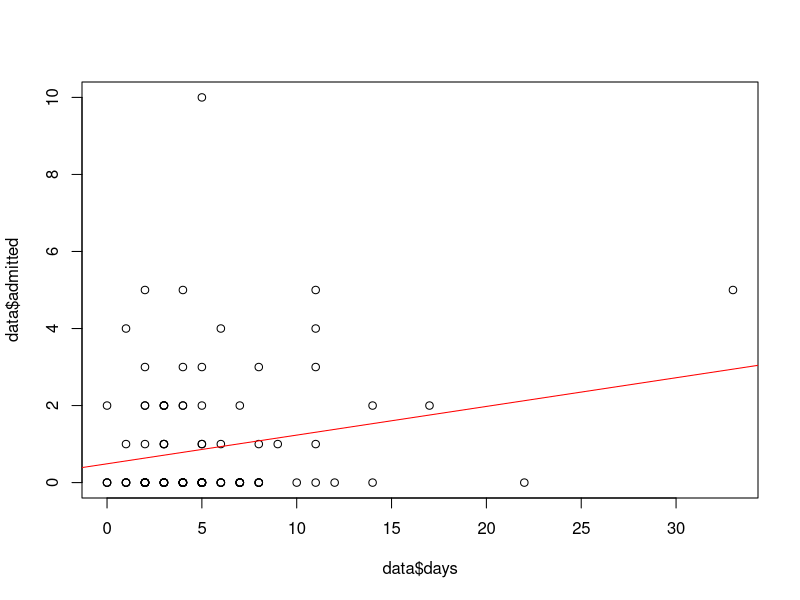
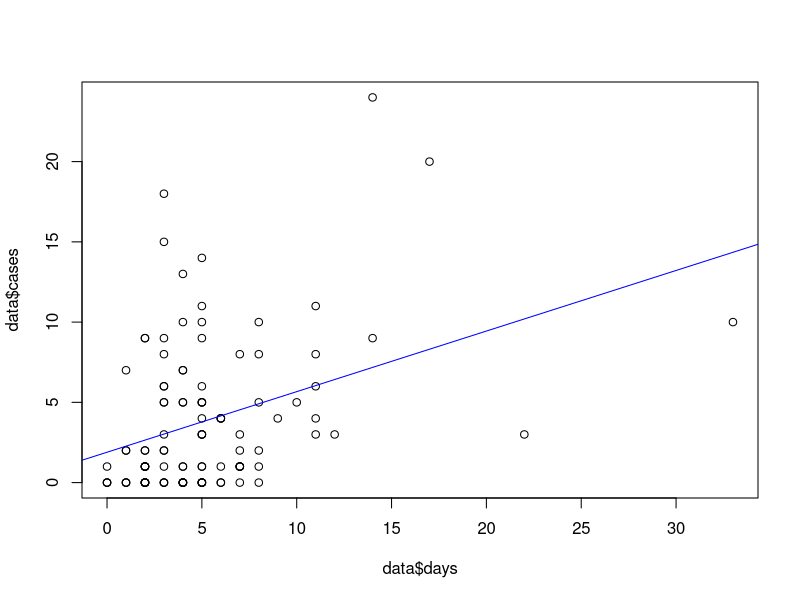
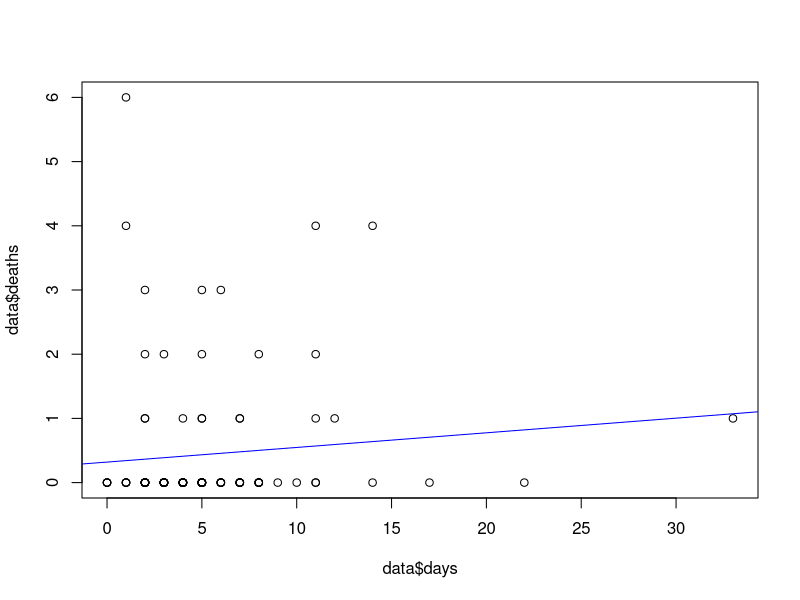
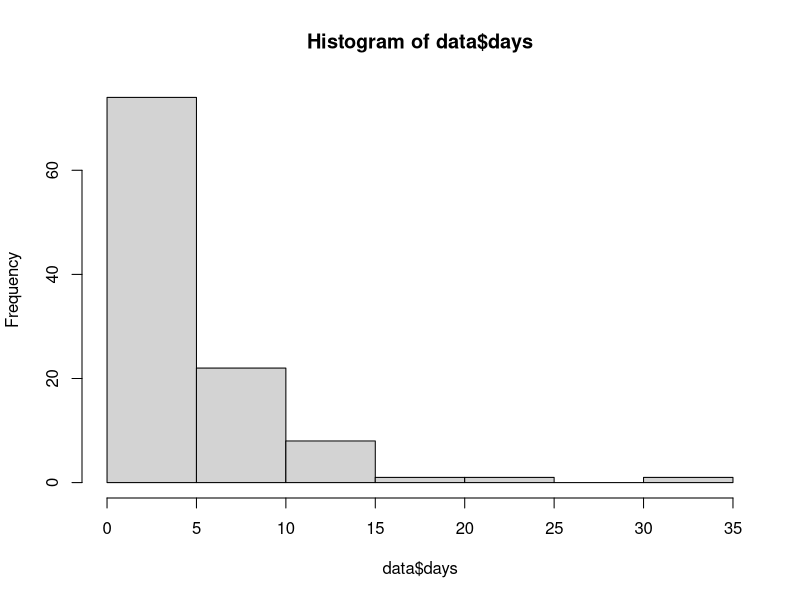
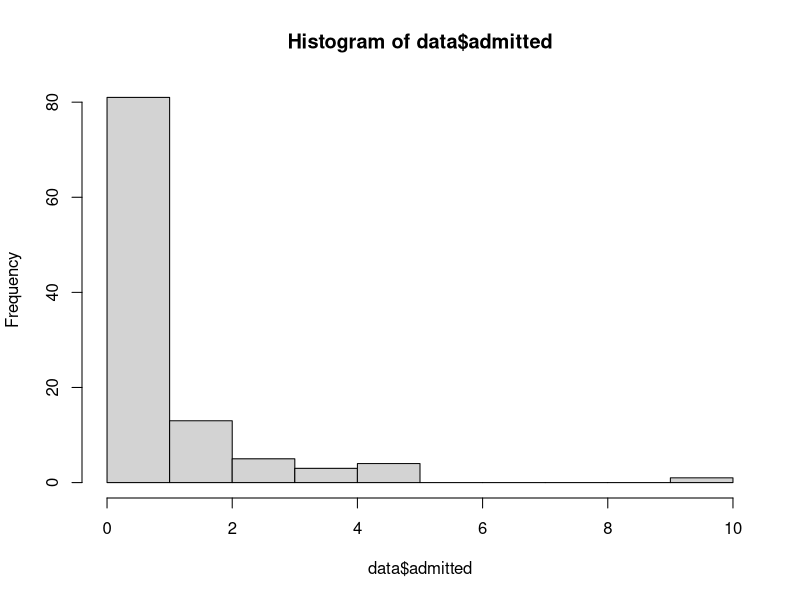
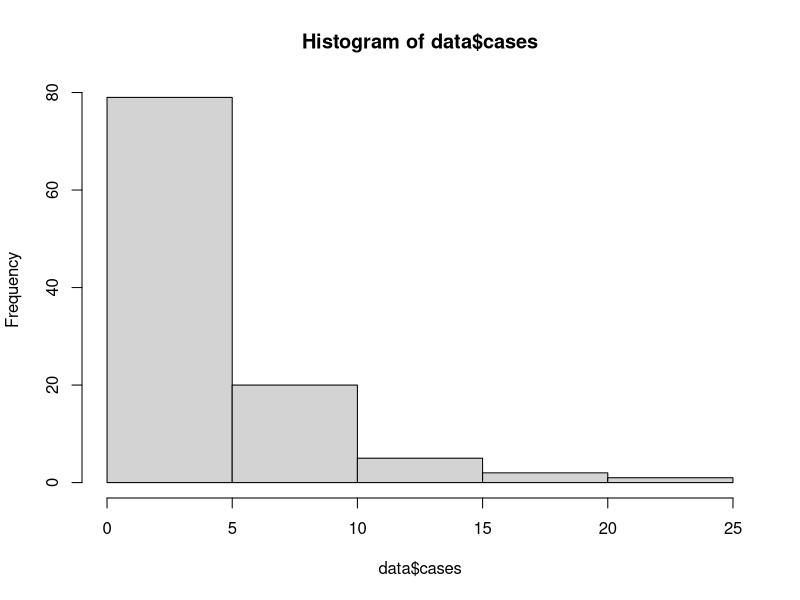
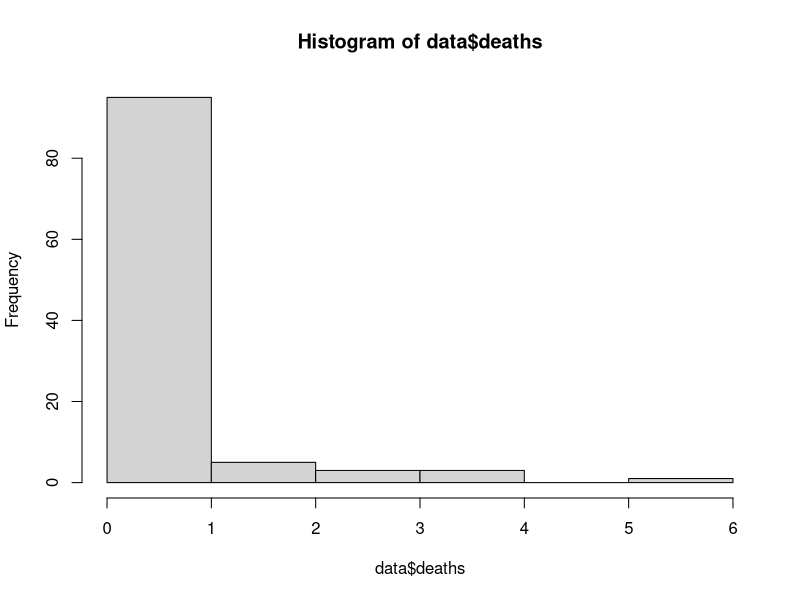
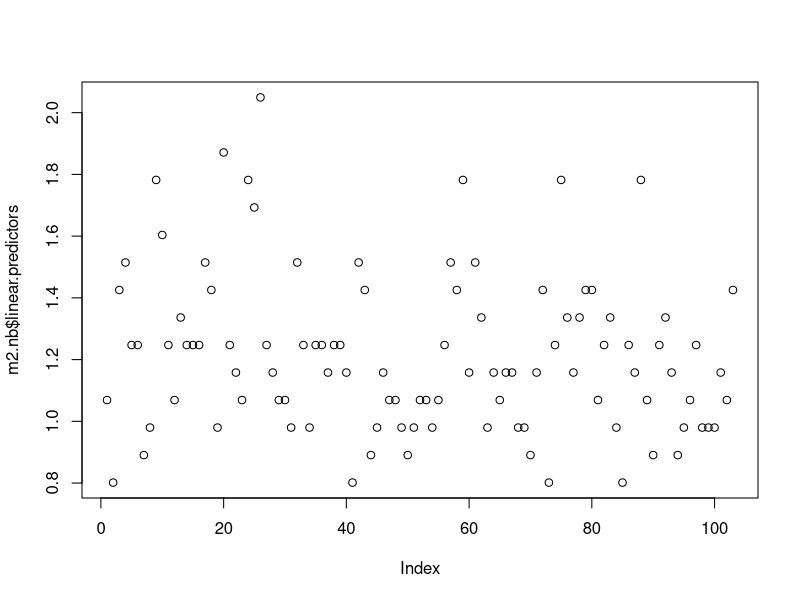

These figures' R source, in order:

#Is there a linear relationship between  time to intervention and cases, admissions, days as shown in data file.
#would another model be better?

#require packages

require(readxl)
require(dplyr)
require(MASS)

#readdata
data=read_excel("RachelFile.xlsx")

#check data have read in correctly
summary(data)
names(data)

#rename variables for ease

names(data)=c("days","cases","admitted","deaths")

##scatter plots - with regression lines

plot(data$days,data$admitted)
abline(lm(data$admitted ~ data$days), col="red")


plot(data$days,data$cases)
abline(lm(data$cases ~ data$days), col="blue")

plot(data$days,data$deaths)
abline(lm(data$deaths ~ data$days), col="blue")



#problem is that the data are discreet...

#And they're heavily skewed towards 0...See the histograms

hist(data$days)
hist(data$admitted)
hist(data$cases)
hist(data$deaths, breaks=6)


# so normal regression not the right solution
# Also variance is much bigger than the mean

data%>% summarise_all(funs(mean))
data%>% summarise_all(funs(var))

#so negative binomial the best solution

m1.nb=glm.nb(deaths~days,data=data)
summary(m1.nb)

m2.nb=glm.nb(cases~days,data=data[which(data$cases<20 & data$days<20),])
summary(m2.nb)

m3.nb=glm.nb(admitted~days,data=data)
summary(m3.nb)

#Calculate pseudo R squares - to see how much the model is explaining

rsq_m1.nb=1-m1.nb$deviance/m1.nb$null.deviance
rsq_m2.nb=1-m2.nb$deviance/m2.nb$null.deviance
rsq_m3.nb=1-m3.nb$deviance/m3.nb$null.deviance


#highest pseudo r-squared is for m2.nb (cases), but still just 0.03
rsq_m1.nb
rsq_m2.nb
rsq_m3.nb


#try poisson regression -> similar results

m1=glm(deaths~days,family="poisson",data=data)
summary(m1)

m2=glm(cases~days,family="poisson",data=data)
summary(m2)

m3=glm(admitted~days,family="poisson",data=data)
summary(m3)

#Calculate pseudo R squares - to see how much the model is explaining
rsq_m1=1-m1$deviance/m1$null.deviance
rsq_m2=1-m2$deviance/m2$null.deviance
rsq_m3=1-m3$deviance/m3$null.deviance

#highest pseudo r-squared is for m2 (cases), but still just 0.10
rsq_m1
rsq_m2
rsq_m3



#what happens if we just do OLS? - You get a similar pattern (which is good)


m1.lm=lm(deaths~days,data=data)
summary(m1.lm)

m2.lm=lm(cases~days,data=data)
summary(m2.lm)

m3.lm=lm(admitted~days,data=data)
summary(m3.lm)

plot(m2.nb$linear.predictors)

# plots and lines

#create dataset to predict for lines on chart


newdata= rep(seq(from =0, to = 49, length.out = 50), 1)
newdata=data.frame(newdata)
names(newdata)=c("days")


# Deaths model - not significant

plot(data$days,data$deaths, xlab="Days from date intervention requested", ylab="Number of deaths",pch=16, col="black", xlim=c(0,35), ylim=c(0,10), yaxs="i",xaxs="i")
grid(7, 7, lwd = 2, col="lightgrey")

lines(predict(m1.nb,newdata, type="response"), col="forestgreen",lwd=2)
lines(predict(m1.lm,newdata, type="response"), col="firebrick",lwd=2)
lines(predict(m1,newdata, type="response"), col="darkorchid",lwd=2)
legend("topright", inset=.02, legend=c("Negative Binomial", "Ordinary OLS", "Poisson"), pch=15,
       col=c("forestgreen", "firebrick","darkorchid"),  cex=0.8, bg=NULL, bty="n")


#cases model - this in the only model with significant coefficients

plot(data$days,data$cases, xlab="Days from date intervention requested", ylab="Number of cases",pch=16, col="black", xlim=c(0,35), ylim=c(0,35), yaxs="i",xaxs="i")
grid(7, 7, lwd = 2, col="lightgrey")
#abline(v = 1:10,  lty = 2, col = "grey")
#abline(h = 1:10,  lty = 2, col = "grey")

lines(predict(m2.nb,newdata, type="response"), col="forestgreen",lwd=2)
lines(predict(m2.lm,newdata, type="response"), col="firebrick",lwd=2)
lines(predict(m2,newdata, type="response"), col="darkorchid",lwd=2)
legend("topleft", inset=.02, legend=c("Negative Binomial", "Ordinary OLS", "Poisson"), pch=15,
       col=c("forestgreen", "firebrick","darkorchid"),  cex=0.8, bg=NULL, bty="n")


#admissions model - not significant 

plot(data$days,data$admitted, xlab="Days from date intervention requested", ylab="Number of admissions",pch=16, col="black", xlim=c(0,35), ylim=c(0,35),yaxs="i",xaxs="i")
grid(7, 7, lwd = 2, col="lightgrey")
lines(predict(m3.nb,newdata, type="response"), col="forestgreen",lwd=2)
lines(predict(m3.lm,newdata, type="response"), col="firebrick",lwd=2)
lines(predict(m3,newdata, type="response"), col="darkorchid",lwd=2)
legend("topleft", inset=.02, legend=c("Negative Binomial", "Ordinary OLS", "Poisson"), pch=15,
       col=c("forestgreen", "firebrick","darkorchid"),  cex=0.8, bg=NULL, bty="n")




